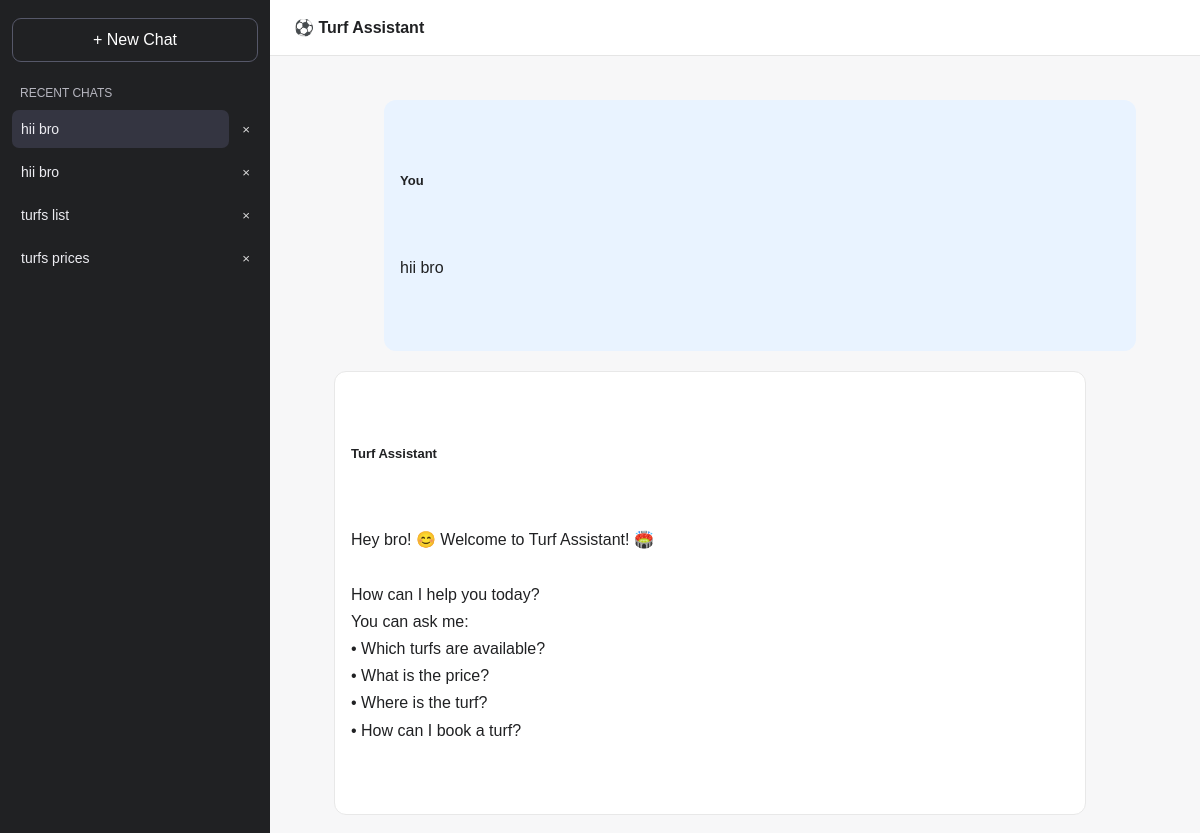
Before: /chatbot/?chat_id=8 (signed in, upper part) with the older database file.
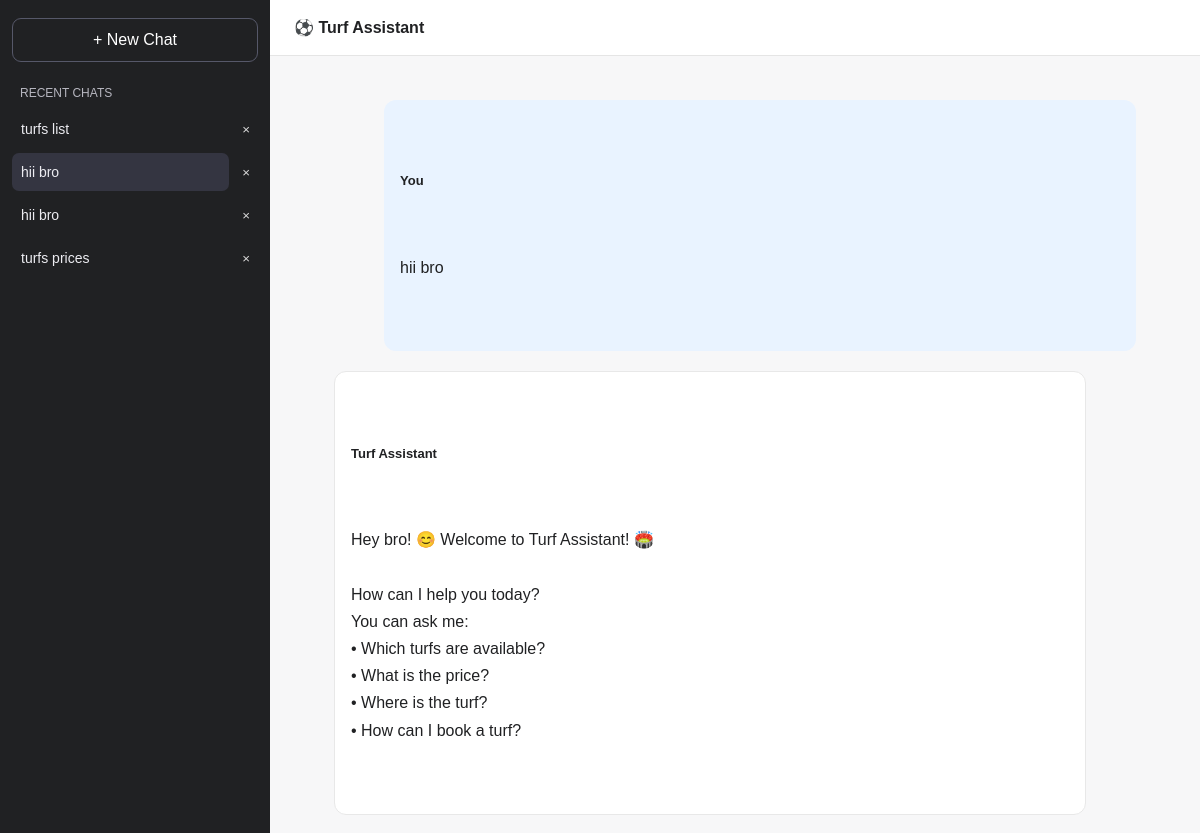
After: the same page with the newer database file.
### chatbot/models.py (models this page shows, shortened)
class Conversation(models.Model):
    user = models.ForeignKey(
        settings.AUTH_USER_MODEL,
        on_delete=models.CASCADE,
        related_name="turf_chat_conversations",
    )
    title = models.CharField(max_length=200, default="New Chat")
    created_at = models.DateTimeField(auto_now_add=True)
    updated_at = models.DateTimeField(auto_now=True)
    class Meta:
        ordering = ["-updated_at"]

class ChatMessage(models.Model):
    conversation = models.ForeignKey(
        Conversation,
        on_delete=models.CASCADE,
        related_name="messages",
    )
    question = models.TextField()
    answer = models.TextField()
    created_at = models.DateTimeField(auto_now_add=True)
    class Meta:
        ordering = ["created_at"]

### chatbot/views.py (the view)
# urls.py: path("", views.chatbot_page, name="chatbot"),
@login_required
def chatbot_page(request):
    conversations = Conversation.objects.filter(
        user=request.user
    ).order_by("-updated_at")
    if request.GET.get("new") == "1":
        active_conversation = None
        messages = []
    else:
        chat_id = request.GET.get("chat_id")
        if chat_id:
            active_conversation = get_object_or_404(
                Conversation,
                id=chat_id,
                user=request.user
            )
        else:
            active_conversation = conversations.first()
        messages = (
            list(active_conversation.messages.all())
            if active_conversation
            else []
        )
    return render(
        request,
        "chatbot/chatbot.html",
        {
            "conversations": conversations,
            "active_conversation": active_conversation,
            "messages": messages,
        }
    )

### templates/chatbot/chatbot.html (shortened to what this page needs)
<!DOCTYPE html>
<html lang="en">
<head>
</head>
<body>
<div class="layout">
    <aside class="sidebar">
        <a class="new-chat" href="{% url 'chatbot:chatbot' %}?new=1">
            + New Chat
        </a>
        <div class="sidebar-heading">Recent Chats</div>
        <div class="chat-list" id="chatList">
            {% for chat in conversations %}
                <div class="chat-item" id="chat-item-{{ chat.id }}">
                    <a
                        class="chat-link {% if active_conversation and active_conversation.id == chat.id %}active{% endif %}"
                        href="{% url 'chatbot:chatbot' %}?chat_id={{ chat.id }}"
                        title="{{ chat.title }}"
                    >{{ chat.title }}</a>
                    <button
                        class="delete-button"
                        type="button"
                        data-delete-url="{% url 'chatbot:delete_conversation' chat.id %}"
                        data-chat-id="{{ chat.id }}"
                        title="Delete chat"
                        aria-label="Delete chat"
                    >×</button>
                </div>
            {% empty %}
                <div class="empty-history" id="emptyHistory">
                    Your conversations will appear here.
                </div>
            {% endfor %}
        </div>
    </aside>
    <main class="main">
        <header class="topbar">⚽ Turf Assistant</header>
        <section class="chat-content" id="chatContent">
            <div id="messages">
                {% for item in messages %}
                    <div class="message user-message">
                        <span class="message-label">You</span>
                        <div>{{ item.question }}</div>
                    </div>
                    <div class="message bot-message">
                        <span class="message-label">Turf Assistant</span>
                        <div>{{ item.answer }}</div>
                    </div>
                {% endfor %}
            </div>
        </section>
    </main>
</div>
</body>
</html>

Changed rows visible on the page:
changed Conversation "turfs list": moves up the list
